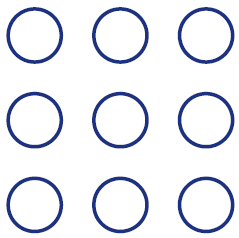
//> input picture circle2.png, 239 x 238 px, given in place of the camera
$ ./pixcel   (built with g++ and OpenCV 4)
//> lines starting //> are read from the running program, lines starting //| are printed output that depends on the picture; after the words box and inside, x2 and y2 are one past the last pixel; in counts of white or black regions, pixels touching at a corner belong together
/*
 * webカメラ映像からリアルタイムでボールを検出
 *
 * ＢＧＲ画像から特定色抽出
 * 抽出画像の平滑化
 * 平滑化画像から円を検出
 */

#include <opencv2/core/core.hpp>
#include <opencv2/imgproc/imgproc.hpp>
#include <opencv2/highgui/highgui.hpp>

using namespace cv;
//using namespace std;

//Window name
#define WINNAME "OUTPUT"

//upper limit and lower limit of color
#define B_MIN 0
#define G_MIN 0
#define R_MIN 127
#define B_MAX 32
#define G_MAX 32
#define R_MAX 255

int main(int argc, char** argv)
{
    //Open the video
    VideoCapture webc(argc < 2 ? -1 : atoi(argv[1]));
    if(!webc.isOpened()){
        fprintf(stderr, "cannnot open the camera.\n");
        return -1;
    }

    //Define

    //namedWindow(WINNAME, CV_WINDOW_AUTOSIZE);
    //namedWindow("DEBUG", CV_WINDOW_AUTOSIZE);
    Scalar s_min = Scalar(B_MIN, G_MIN, R_MIN);
    Scalar s_max = Scalar(B_MAX, G_MAX, R_MAX);

    //main loop
    while(1){
        Point center;
        Mat img_in, img_mask, img_pick, img_gray, img_gauss, img_out;
        webc >> img_in;
//> img_in is the input picture: 238 rows x 239 cols, CV_8UC3; mean B, G, R 242.7, 235.3, 233.4

        //Pick up
        inRange(img_in, s_min, s_max, img_mask);
//> img_mask: 238 rows x 239 cols, CV_8UC1; every value is 0
        img_in.copyTo(img_pick, img_mask);
//> img_pick: 238 rows x 239 cols, CV_8UC3; every value is 0

        //二値化　平滑化
        GaussianBlur(img_pick, img_gauss, Size(5, 5), 2, 5);
        cvtColor(img_gauss, img_gray, CV_BGR2GRAY, 0);
        adaptiveThreshold(img_gray, img_gray, 255, ADAPTIVE_THRESH_GAUSSIAN_C, THRESH_BINARY, 3, 2);
//> img_gray: 238 rows x 239 cols, CV_8UC1; every value is 255

        //特定色のピクセルの検出
        int np = 0;
        for(int y = 0; y < img_gray.rows; y++){
            for(int x = 0; x < img_gray.cols; x++){
                if(img_gray.at<Vec3b>(y, x)[0] == 0 &&
                img_gray.at<Vec3b>(y, x)[1] == 0 &&
                img_gray.at<Vec3b>(y, x)[2] == 0){
                    center.x += x;
                    center.y += y;
                    np++;
                }
            }
        }
//> after the loop, np = 238
        center.x /= np;
//> center = Point(172, 56327)
        center.y /= np;
//> center = Point(172, 236)
        circle(img_gray, center, 5, (255, 0, 0), -1);
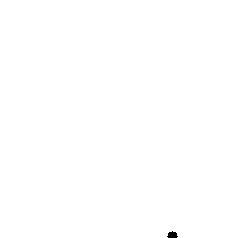
//> img_gray: 238 rows x 239 cols, CV_8UC1; 99.9% white; 1 black region, box (x1, y1, x2, y2) and area: (167, 231, 178, 238) 55

        printf("center:%d, %d----np = %d------\n", center.x, center.y, np); //debug
//| center:172, 236----np = 238------

        imshow(WINNAME, img_gray); //output
        if(waitKey(30) > 0) break;
//> the Esc key is pressed
    }

    return 0;
}
